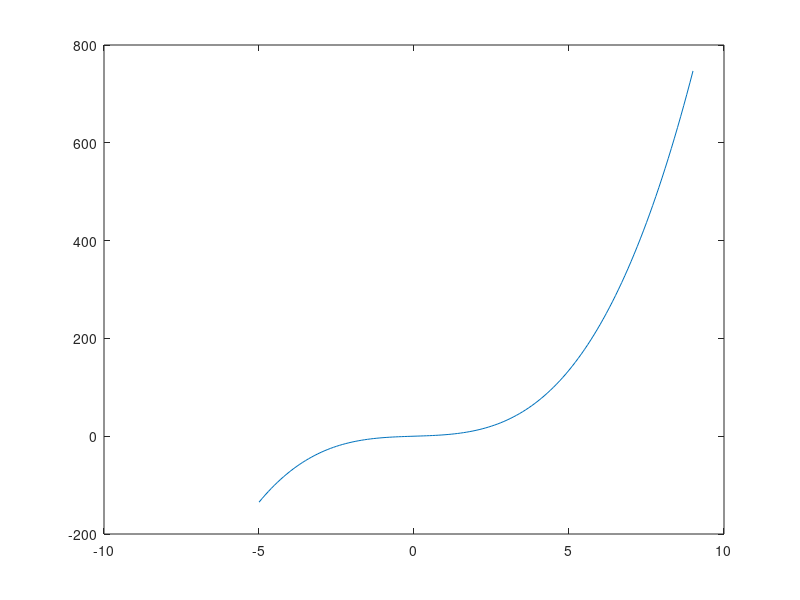

Write MATLAB code to recreate this figure.
clear
clc

% Vector Increment
x = -5 : .1 : 9;
y = [];
i = 1;

% Persamaan y = x^3 + 2x

while i <= length(x)
      y(i) = x(i)^3 + 2*x(i);
      i = i + 1;
end

plot (x,y)
